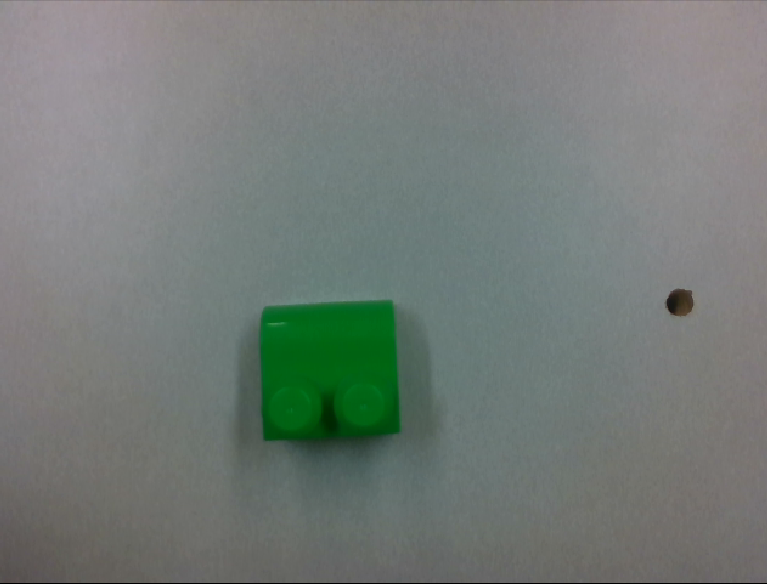
#> input picture img/test_img.jpg, 767 x 584 px
$ python image_segmentation.py
#> lines starting #> are read from the running program, lines starting #| are printed output that depends on the picture; after the words box and inside, x2 and y2 are one past the last pixel; in counts of white or black regions, pixels touching at a corner belong together
#!/usr/bin/env python
"""Segmentation skeleton code for Lab 6
Course: EECS C106A, Fall 2022
Author: Grant Wang, Emma Stephan, Jewook Ryu

This Python file is the skeleton code for Lab 6. You are expected to fill in
the body of the incomplete functions below to complete the lab. The 'test_..'
functions are already defined for you for allowing you to check your
implementations.

When you believe you have completed implementations of all the incompeleted
functions, you can test your code by running python segmentation.py at the
command line and step through test images
"""

import os
import numpy as np
import cv2
import matplotlib.pyplot as plt

this_file = os.path.dirname(os.path.abspath(__file__))
IMG_DIR = '/'.join(this_file.split('/')[:-2]) + '/img'

def read_image(img_name, grayscale=False):
    """ reads an image

    Parameters
    ----------
    img_name : str
        name of image
    grayscale : boolean
        true if image is in grayscale, false o/w

    Returns
    -------
    ndarray
        an array representing the image read (w/ extension)
    """
#> called with img_name = 'img/test_img.jpg', grayscale = True

    if not grayscale:
        img = cv2.imread(img_name)
    else:
        img = cv2.imread(img_name, 0)
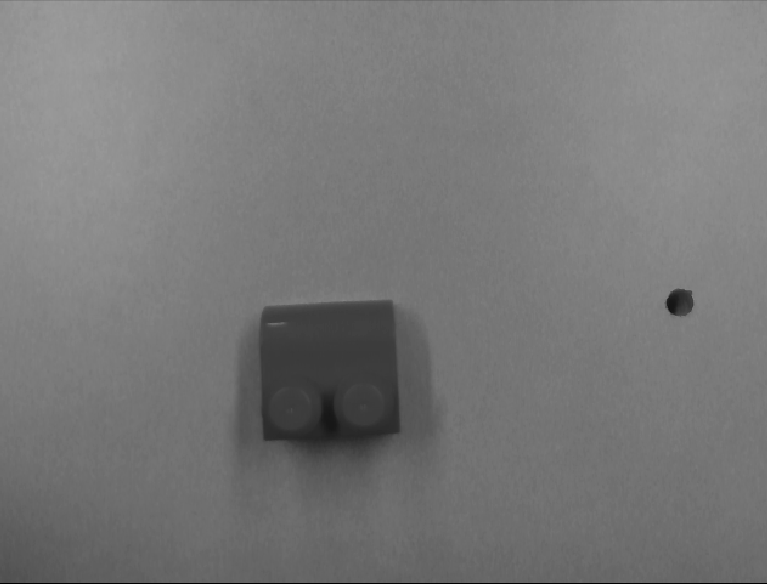
#> img: shape (584, 767); min 0, max 157, mean 119.9

    return img

# [12 lines left out: function write_image, not called in this run]

def show_image(img_name, title='Fig', grayscale=False):
    """show the  as a matplotlib figure

    Parameters
    ----------
    img_name : str
        name of image
    tile : str
        title to give the figure shown
    grayscale : boolean
        true if image is in grayscale, false o/w
    """

    if not grayscale:
        plt.imshow(img_name)
        plt.title(title)
        plt.show()
    else:
        plt.imshow(img_name, cmap='gray')
        plt.title(title)
        plt.show()


def threshold_segment_naive(gray_img, lower_thresh, upper_thresh):
    """perform grayscale thresholding using a lower and upper threshold by
    blacking the background and whitening lying between the threholds (the
    foreground)

    Parameter
    ---------
    gray_img : ndarray
        grayscale image array
    lower_thresh : float or int
        lowerbound to threshold (an intensity value between 0-255)
    upper_thresh : float or int
        upperbound to threshold (an intensity value between 0-255)

    Returns
    -------
    ndarray
        thresholded version of gray_img
    """
#> called with lower_thresh = 80, upper_thresh = 220
    # TODO: Implement threshold segmentation by setting pixels of gray_img inside the
    # lower_thresh and upper_thresh parameters to 1
    # Then set any value that is outside the range to be 0
    # Hints: make a copy of gray_img so that we don't alter the original image
    # Boolean array indexing, or masking will come in handy.
    # See https://docs.scipy.org/doc/numpy-1.13.0/user/basics.indexing.html
    # cp = gray_img.copy()
    # for i, row in enumerate(gray_img):
    #     for j, el in enumerate(row):
    #         if el >= lower_thresh and el <= upper_thresh:
    #             cp[i][j] = 0
    #         else:
    #             # print(el)
    #             cp[i][j] = 255
    img_copy = np.copy(gray_img)
    b = np.where((img_copy >= lower_thresh) & (img_copy <= upper_thresh), 1, 0)
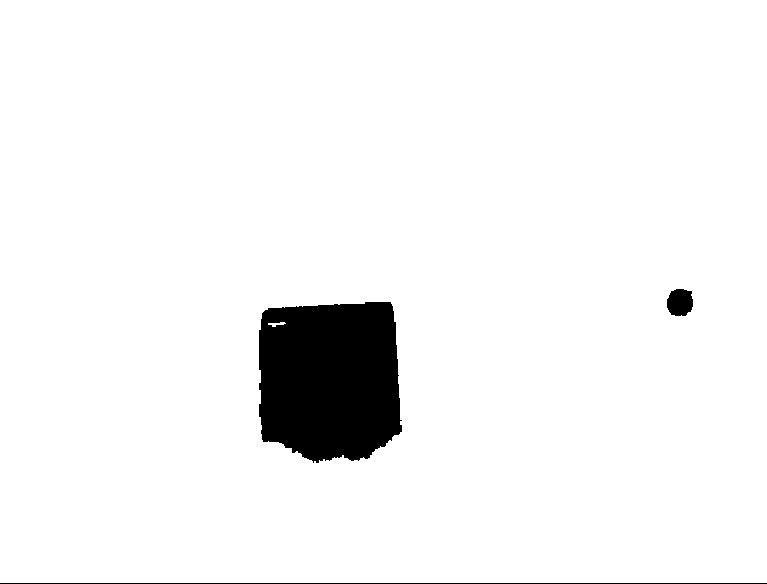
#> b: shape (584, 767) int64; values 0 (black) and 1 (white), 95.2% white; 3 black regions, box (x1, y1, x2, y2) and area: (259, 302, 402, 463) 20160, (0, 583, 767, 584) 767, (667, 289, 693, 316) 583
    return b #cp

    # raise NotImplementedError()

# [125 lines left out: functions edge_detect_naive, edge_detect_canny, do_kmeans, cluster_segment, not called in this run]


def to_grayscale(rgb_img):
    return np.dot(rgb_img[... , :3] , [0.299 , 0.587, 0.114])

# [13 lines left out: function segment_image, not called in this run]


"""
below are tests used for sanity checking you image, edit as you see appropriate

"""

def test_thresh_naive(img, lower_thresh, upper_thresh):
    thresh = threshold_segment_naive(img, lower_thresh, upper_thresh)
    show_image(thresh, title='thresh naive', grayscale=True)
    cv2.imwrite(IMG_DIR + "/thresh.jpg", thresh.astype('uint8') * 255)

# [18 lines left out: functions test_edge_naive, test_edge_canny, test_cluster, not called in this run]

if __name__ == '__main__':
    # adjust the file names here
    test_img = read_image(IMG_DIR + '/test_img.jpg', grayscale=True)
    test_img_color = read_image(IMG_DIR + '/legos.jpg')

    # uncomment the test you want to run
    # it will plot the image and also save it
    #show_image(test_img)

    test_thresh_naive(test_img, 80, 220)
    #test_edge_naive(test_img)
    #test_edge_canny(test_img)
    #test_cluster(test_img_color, 5)
